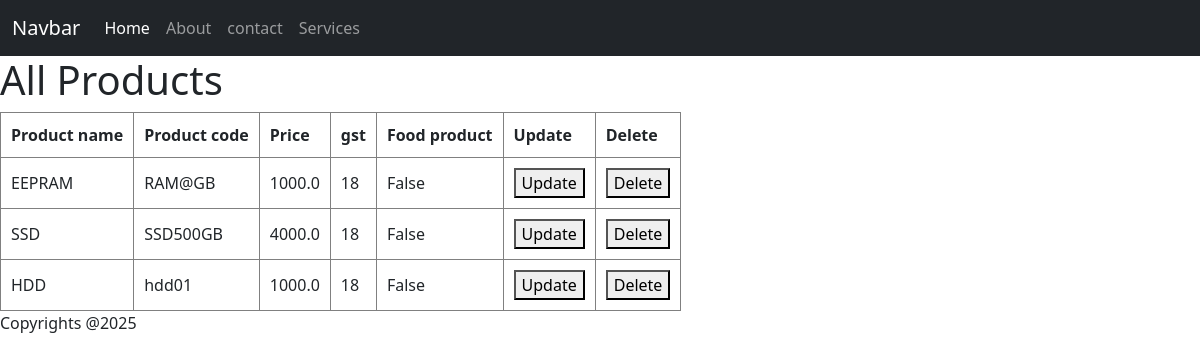
Screenshot of /inventory/products/ with the database file from the repository.
### Inventory/models.py (models this page shows, shortened)
class Product(models.Model):
    Product_name=models.CharField(max_length=200,null=True)
    Product_code=models.CharField(max_length=200,null=True)
    Price=models.FloatField(default=0)
    gst=models.IntegerField(default=0)
    Food_Product=models.BooleanField(default=False)

### Inventory/views.py (the view)
# urls.py: path('products/',AllProducts),
def AllProducts(request):
    context={
        "all_products" :Product.objects.all()
    }
    return render(request,'products.html',context)

### Frontend/templates/products.html
{% extends 'base.html' %}
{% block content %}
    <h1>All Products</h1>
<table>
    <thead>
        <tr>
            <th>Product name</th>
            <th>Product code</th>
            <th>Price</th>
            <th>gst</th>
            <th>Food product</th>
            <th>Update</th>
            <th>Delete</th>
        </tr>
    </thead>
    <tbody>
        {%  for product in all_products %}
        <tr>
            <td>{{product.Product_name}}</td>
            <td>{{product.Product_code}}</td>
            <td>{{product.Price}}</td>
            <td>{{product.gst}}</td>
            <td>{{product.Food_Product}}</td>
            <td>
                <a href="{% url 'product_update' product.id %}">
                <button>Update</button>
                </a>
            </td>
            <td>
                <a href="{% url 'product_delete' product.id %}">
                <button>Delete</button>
                </a>
            </td>
        </tr>
        {% endfor %}
    </tbody>
</table>
{% endblock %}

### Frontend/templates/base.html (style rules this page uses)
table,th,td { border:1px solid gray; padding:10px; }

### rows the page displays
Product: Product_name "EEPRAM", Product_code "RAM@GB", Price "1000.0", gst "18", Food_Product "False"
Product: Product_name "SSD", Product_code "SSD500GB", Price "4000.0", gst "18", Food_Product "False"
Product: Product_name "HDD", Product_code "hdd01", Price "1000.0", gst "18", Food_Product "False"
